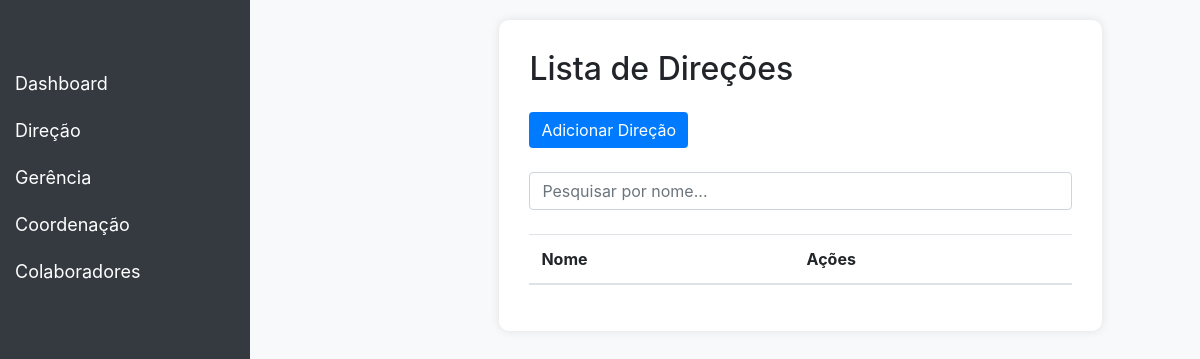
The app's page /contratos/listardirecoes/, older data.
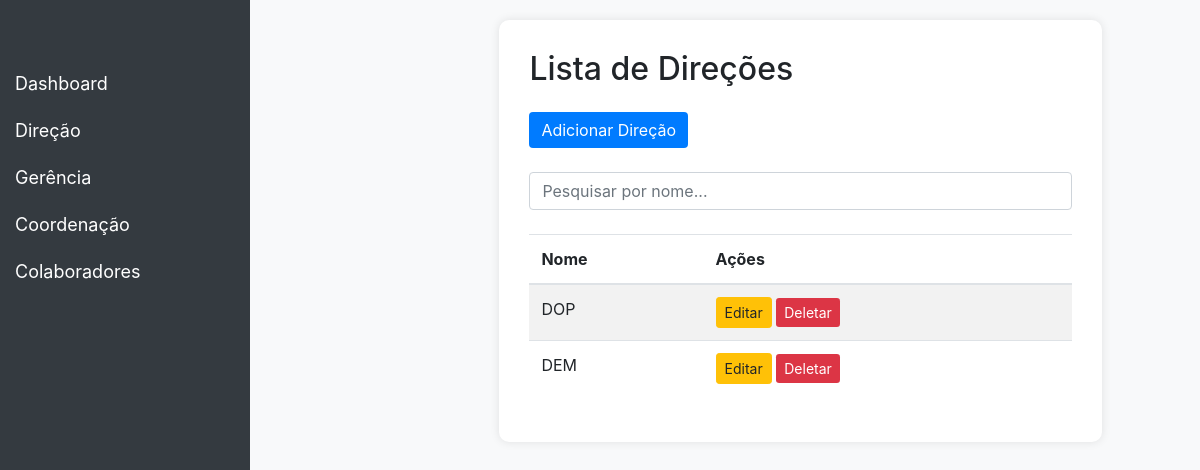
The same page, newer data.
### contract/models.py (models this page shows, shortened)
class Direcao(models.Model):
    nome = models.CharField(max_length=100)
    class Meta:
        verbose_name = 'Direção'
        verbose_name_plural = 'Direções'

### contract/views.py (the view)
# urls.py: path('listardirecoes/', DirecaoListView.as_view(), name='direcao_list'),
class DirecaoListView(ListView):
    model = Direcao
    template_name = 'setores/direcao_list.html'
    context_object_name = 'direcoes'

### contract/templates/setores/direcao_list.html (shortened to what this page needs)
<!DOCTYPE html>
<html lang="en">
<head>
    <link href="https://stackpath.bootstrapcdn.com/bootstrap/4.5.2/css/bootstrap.min.css" rel="stylesheet">
</head>
<body>
<nav class="navbar navbar-expand-lg navbar-dark">
    <a class="navbar-brand" href="#">Dashboard</a>
</nav>
<div class="sidebar">
    <a href="{% url 'dashboard' %}">Dashboard</a>
    <button class="dropdown-btn">Direção
    </button>
    <button class="dropdown-btn">Gerência
    </button>
    <button class="dropdown-btn">Coordenação
    </button>
    <button class="dropdown-btn">Colaboradores
    </button>
</div>
<div class="content">
    <div class="container">
        <div class="row justify-content-center">
            <div class="col-md-10">
                <div class="table-container">
                    <h2 class="mb-4">Lista de Direções</h2>
                    <div class="mb-4">
                        <a href="{% url 'direcao_create' %}" class="btn btn-primary">Adicionar Direção</a>
                    </div>
                    <div class="mb-4">
                        <input type="text" id="searchInput" class="form-control" placeholder="Pesquisar por nome...">
                    </div>
                    <table class="table table-striped">
                        <thead>
                            <tr>
                                <th>Nome</th>
                                <th>Ações</th>
                            </tr>
                        </thead>
                        <tbody id="direcaoTable">
                            {% for direcao in direcoes %}
                            <tr>
                                <td>{{ direcao.nome }}</td>
                                <td>
                                    <a href="{% url 'direcao_update' direcao.pk %}" class="btn btn-warning btn-sm">Editar</a>
                                    <a href="{% url 'direcao_delete' direcao.pk %}" class="btn btn-danger btn-sm">Deletar</a>
                                </td>
                            </tr>
                            {% endfor %}
                        </tbody>
                    </table>
                </div>
            </div>
        </div>
    </div>
</div>
</body>
</html>

Row changes from the older to the newer data that the page shows:
added Direcao: nome "DOP"
added Direcao: nome "DEM"
